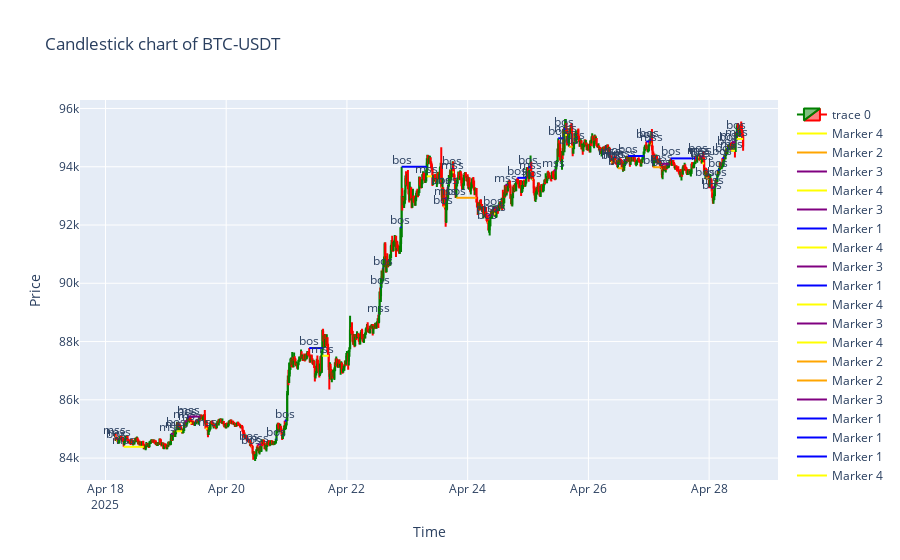

Write notebook code for a chart like this one.
### Code cell
btc_indicate.plot(["kl"], bos_mss_data=bos_mss_arr)

### Figure 1 — Plotly figure (JSON) as saved in the notebook; plotly's stock layout.template omitted (floating-point values rounded to 4 significant figures; data arrays with more than 128 entries replaced by an {"elided": "..."} marker saying what was removed)
{"data": [{"close": {"elided": "1000 float values"}, "decreasing": {"line": {"color": "red"}}, "high": {"elided": "1000 float values"}, "increasing": {"line": {"color": "green"}}, "low": {"elided": "1000 float values"}, "open": {"elided": "1000 float values"}, "type": "candlestick", "x": {"elided": "1000 str values"}}, {"line": {"color": "yellow", "width": 2}, "mode": "lines+text", "name": "Marker 4", "text": ["mss"], "textposition": "top center", "type": "scatter", "x": ["2025-04-18T03:45:00", "2025-04-18T04:00:00"], "y": [84740.0, 84740.0]}, {"line": {"color": "orange", "width": 2}, "mode": "lines+text", "name": "Marker 2", "text": ["bos"], "textposition": "top center", "type": "scatter", "x": ["2025-04-18T04:15:00", "2025-04-18T05:00:00"], "y": [84586, 84586]}, {"line": {"color": "purple", "width": 2}, "mode": "lines+text", "name": "Marker 3", "text": ["mss"], "textposition": "top center", "type": "scatter", "x": ["2025-04-18T05:30:00", "2025-04-18T05:45:00"], "y": [84650.0, 84650.0]}, {"line": {"color": "yellow", "width": 2}, "mode": "lines+text", "name": "Marker 4", "text": ["mss"], "textposition": "top center", "type": "scatter", "x": ["2025-04-18T07:15:00", "2025-04-18T15:15:00"], "y": [84390.0, 84390.0]}, {"line": {"color": "purple", "width": 2}, "mode": "lines+text", "name": "Marker 3", "text": ["mss"], "textposition": "top center", "type": "scatter", "x": ["2025-04-19T02:00:00", "2025-04-19T03:00:00"], "y": [84830.0, 84830.0]}, {"line": {"color": "blue", "width": 2}, "mode": "lines+text", "name": "Marker 1", "text": ["bos"], "textposition": "top center", "type": "scatter", "x": ["2025-04-19T04:00:00", "2025-04-19T04:15:00"], "y": [84980.0, 84980.0]}, {"line": {"color": "yellow", "width": 2}, "mode": "lines+text", "name": "Marker 4", "text": ["mss"], "textposition": "top center", "type": "scatter", "x": ["2025-04-19T04:15:00", "2025-04-19T06:30:00"], "y": [84920.0, 84920.0]}, {"line": {"color": "purple", "width": 2}, "mode": "lines+text", "name": "Marker 3", "text": ["mss"], "textposition": "top center", "type": "scatter", "x": ["2025-04-19T07:30:00", "2025-04-19T08:30:00"], "y": [85270.0, 85270.0]}, {"line": {"color": "blue", "width": 2}, "mode": "lines+text", "name": "Marker 1", "text": ["bos"], "textposition": "top center", "type": "scatter", "x": ["2025-04-19T08:30:00", "2025-04-19T09:00:00"], "y": [85380.0, 85380.0]}, {"line": {"color": "yellow", "width": 2}, "mode": "lines+text", "name": "Marker 4", "text": ["mss"], "textposition": "top center", "type": "scatter", "x": ["2025-04-19T09:30:00", "2025-04-19T10:15:00"], "y": [85200.0, 85200.0]}, {"line": {"color": "purple", "width": 2}, "mode": "lines+text", "name": "Marker 3", "text": ["mss"], "textposition": "top center", "type": "scatter", "x": ["2025-04-19T09:00:00", "2025-04-19T13:45:00"], "y": [85430.0, 85430.0]}, {"line": {"color": "yellow", "width": 2}, "mode": "lines+text", "name": "Marker 4", "text": ["mss"], "textposition": "top center", "type": "scatter", "x": ["2025-04-19T15:45:00", "2025-04-19T16:30:00"], "y": [85011, 85011]}, {"line": {"color": "orange", "width": 2}, "mode": "lines+text", "name": "Marker 2", "text": ["bos"], "textposition": "top center", "type": "scatter", "x": ["2025-04-20T09:00:00", "2025-04-20T09:30:00"], "y": [84530.0, 84530.0]}, {"line": {"color": "orange", "width": 2}, "mode": "lines+text", "name": "Marker 2", "text": ["bos"], "textposition": "top center", "type": "scatter", "x": ["2025-04-20T10:00:00", "2025-04-20T10:15:00"], "y": [84390.0, 84390.0]}, {"line": {"color": "purple", "width": 2}, "mode": "lines+text", "name": "Marker 3", "text": ["mss"], "textposition": "top center", "type": "scatter", "x": ["2025-04-20T12:30:00", "2025-04-20T14:00:00"], "y": [84466, 84466]}, {"line": {"color": "blue", "width": 2}, "mode": "lines+text", "name": "Marker 1", "text": ["bos"], "textposition": "top center", "type": "scatter", "x": ["2025-04-20T19:45:00", "2025-04-20T20:00:00"], "y": [84660.0, 84660.0]}, {"line": {"color": "blue", "width": 2}, "mode": "lines+text", "name": "Marker 1", "text": ["bos"], "textposition": "top center", "type": "scatter", "x": ["2025-04-20T23:15:00", "2025-04-21T00:00:00"], "y": [85280.0, 85280.0]}, {"line": {"color": "blue", "width": 2}, "mode": "lines+text", "name": "Marker 1", "text": ["bos"], "textposition": "top center", "type": "scatter", "x": ["2025-04-21T09:00:00", "2025-04-21T14:15:00"], "y": [87780.0, 87780.0]}, {"line": {"color": "yellow", "width": 2}, "mode": "lines+text", "name": "Marker 4", "text": ["mss"], "textposition": "top center", "type": "scatter", "x": ["2025-04-21T14:15:00", "2025-04-21T16:45:00"], "y": [87510.0, 87510.0]}, {"line": {"color": "purple", "width": 2}, "mode": "lines+text", "name": "Marker 3", "text": ["mss"], "textposition": "top center", "type": "scatter", "x": ["2025-04-22T12:30:00", "2025-04-22T12:45:00"], "y": [88920.0, 88920.0]}, {"line": {"color": "blue", "width": 2}, "mode": "lines+text", "name": "Marker 1", "text": ["bos"], "textposition": "top center", "type": "scatter", "x": ["2025-04-22T13:15:00", "2025-04-22T13:30:00"], "y": [89860.0, 89860.0]}, {"line": {"color": "blue", "width": 2}, "mode": "lines+text", "name": "Marker 1", "text": ["bos"], "textposition": "top center", "type": "scatter", "x": ["2025-04-22T14:15:00", "2025-04-22T14:30:00"], "y": [90510.0, 90510.0]}, {"line": {"color": "blue", "width": 2}, "mode": "lines+text", "name": "Marker 1", "text": ["bos"], "textposition": "top center", "type": "scatter", "x": ["2025-04-22T21:15:00", "2025-04-22T21:45:00"], "y": [91920.0, 91920.0]}, {"line": {"color": "blue", "width": 2}, "mode": "lines+text", "name": "Marker 1", "text": ["bos"], "textposition": "top center", "type": "scatter", "x": ["2025-04-22T21:45:00", "2025-04-23T07:45:00"], "y": [94000.0, 94000.0]}, {"line": {"color": "yellow", "width": 2}, "mode": "lines+text", "name": "Marker 4", "text": ["mss"], "textposition": "top center", "type": "scatter", "x": ["2025-04-23T07:45:00", "2025-04-23T10:00:00"], "y": [93670.0, 93670.0]}, {"line": {"color": "orange", "width": 2}, "mode": "lines+text", "name": "Marker 2", "text": ["bos"], "textposition": "top center", "type": "scatter", "x": ["2025-04-23T13:30:00", "2025-04-23T13:45:00"], "y": [93290.0, 93290.0]}, {"line": {"color": "orange", "width": 2}, "mode": "lines+text", "name": "Marker 2", "text": ["bos"], "textposition": "top center", "type": "scatter", "x": ["2025-04-23T14:15:00", "2025-04-23T15:00:00"], "y": [92630.0, 92630.0]}, {"line": {"color": "purple", "width": 2}, "mode": "lines+text", "name": "Marker 3", "text": ["mss"], "textposition": "top center", "type": "scatter", "x": ["2025-04-23T15:00:00", "2025-04-23T15:45:00"], "y": [92920.0, 92920.0]}, {"line": {"color": "blue", "width": 2}, "mode": "lines+text", "name": "Marker 1", "text": ["bos"], "textposition": "top center", "type": "scatter", "x": ["2025-04-23T16:00:00", "2025-04-23T16:15:00"], "y": [93290.0, 93290.0]}, {"line": {"color": "blue", "width": 2}, "mode": "lines+text", "name": "Marker 1", "text": ["bos"], "textposition": "top center", "type": "scatter", "x": ["2025-04-23T17:45:00", "2025-04-23T18:00:00"], "y": [93950.0, 93950.0]}, {"line": {"color": "yellow", "width": 2}, "mode": "lines+text", "name": "Marker 4", "text": ["mss"], "textposition": "top center", "type": "scatter", "x": ["2025-04-23T18:00:00", "2025-04-23T18:30:00"], "y": [93810.0, 93810.0]}, {"line": {"color": "orange", "width": 2}, "mode": "lines+text", "name": "Marker 2", "text": ["bos"], "textposition": "top center", "type": "scatter", "x": ["2025-04-23T19:30:00", "2025-04-24T03:30:00"], "y": [92930.0, 92930.0]}, {"line": {"color": "orange", "width": 2}, "mode": "lines+text", "name": "Marker 2", "text": ["bos"], "textposition": "top center", "type": "scatter", "x": ["2025-04-24T07:45:00", "2025-04-24T08:00:00"], "y": [92100.0, 92100.0]}, {"line": {"color": "purple", "width": 2}, "mode": "lines+text", "name": "Marker 3", "text": ["mss"], "textposition": "top center", "type": "scatter", "x": ["2025-04-24T08:00:00", "2025-04-24T09:15:00"], "y": [92330.0, 92330.0]}, {"line": {"color": "blue", "width": 2}, "mode": "lines+text", "name": "Marker 1", "text": ["bos"], "textposition": "top center", "type": "scatter", "x": ["2025-04-24T10:15:00", "2025-04-24T10:30:00"], "y": [92580.0, 92580.0]}, {"line": {"color": "yellow", "width": 2}, "mode": "lines+text", "name": "Marker 4", "text": ["mss"], "textposition": "top center", "type": "scatter", "x": ["2025-04-24T10:30:00", "2025-04-24T11:00:00"], "y": [92390.0, 92390.0]}, {"line": {"color": "purple", "width": 2}, "mode": "lines+text", "name": "Marker 3", "text": ["mss"], "textposition": "top center", "type": "scatter", "x": ["2025-04-24T15:00:00", "2025-04-24T16:00:00"], "y": [93380.0, 93380.0]}, {"line": {"color": "blue", "width": 2}, "mode": "lines+text", "name": "Marker 1", "text": ["bos"], "textposition": "top center", "type": "scatter", "x": ["2025-04-24T19:45:00", "2025-04-24T23:15:00"], "y": [93619, 93619]}, {"line": {"color": "blue", "width": 2}, "mode": "lines+text", "name": "Marker 1", "text": ["bos"], "textposition": "top center", "type": "scatter", "x": ["2025-04-25T00:00:00", "2025-04-25T01:00:00"], "y": [93990.0, 93990.0]}, {"line": {"color": "yellow", "width": 2}, "mode": "lines+text", "name": "Marker 4", "text": ["mss"], "textposition": "top center", "type": "scatter", "x": ["2025-04-25T01:00:00", "2025-04-25T01:15:00"], "y": [93820.0, 93820.0]}, {"line": {"color": "orange", "width": 2}, "mode": "lines+text", "name": "Marker 2", "text": ["bos"], "textposition": "top center", "type": "scatter", "x": ["2025-04-25T01:30:00", "2025-04-25T02:00:00"], "y": [93560.0, 93560.0]}, {"line": {"color": "purple", "width": 2}, "mode": "lines+text", "name": "Marker 3", "text": ["mss"], "textposition": "top center", "type": "scatter", "x": ["2025-04-25T10:15:00", "2025-04-25T11:00:00"], "y": [93880.0, 93880.0]}, {"line": {"color": "blue", "width": 2}, "mode": "lines+text", "name": "Marker 1", "text": ["bos"], "textposition": "top center", "type": "scatter", "x": ["2025-04-25T12:00:00", "2025-04-25T14:00:00"], "y": [94980.0, 94980.0]}, {"line": {"color": "blue", "width": 2}, "mode": "lines+text", "name": "Marker 1", "text": ["bos"], "textposition": "top center", "type": "scatter", "x": ["2025-04-25T14:15:00", "2025-04-25T14:45:00"], "y": [95300.0, 95300.0]}, {"line": {"color": "yellow", "width": 2}, "mode": "lines+text", "name": "Marker 4", "text": ["mss"], "textposition": "top center", "type": "scatter", "x": ["2025-04-25T14:45:00", "2025-04-25T15:30:00"], "y": [95090.0, 95090.0]}, {"line": {"color": "orange", "width": 2}, "mode": "lines+text", "name": "Marker 2", "text": ["bos"], "textposition": "top center", "type": "scatter", "x": ["2025-04-25T16:15:00", "2025-04-25T17:45:00"], "y": [94680.0, 94680.0]}, {"line": {"color": "purple", "width": 2}, "mode": "lines+text", "name": "Marker 3", "text": ["mss"], "textposition": "top center", "type": "scatter", "x": ["2025-04-25T18:15:00", "2025-04-25T18:30:00"], "y": [94850.0, 94850.0]}, {"line": {"color": "yellow", "width": 2}, "mode": "lines+text", "name": "Marker 4", "text": ["mss"], "textposition": "top center", "type": "scatter", "x": ["2025-04-26T08:30:00", "2025-04-26T08:45:00"], "y": [94300.0, 94300.0]}, {"line": {"color": "orange", "width": 2}, "mode": "lines+text", "name": "Marker 2", "text": ["bos"], "textposition": "top center", "type": "scatter", "x": ["2025-04-26T09:00:00", "2025-04-26T09:30:00"], "y": [94160.0, 94160.0]}, {"line": {"color": "purple", "width": 2}, "mode": "lines+text", "name": "Marker 3", "text": ["mss"], "textposition": "top center", "type": "scatter", "x": ["2025-04-26T09:30:00", "2025-04-26T09:45:00"], "y": [94210.0, 94210.0]}, {"line": {"color": "blue", "width": 2}, "mode": "lines+text", "name": "Marker 1", "text": ["bos"], "textposition": "top center", "type": "scatter", "x": ["2025-04-26T10:15:00", "2025-04-26T10:30:00"], "y": [94330.0, 94330.0]}, {"line": {"color": "yellow", "width": 2}, "mode": "lines+text", "name": "Marker 4", "text": ["mss"], "textposition": "top center", "type": "scatter", "x": ["2025-04-26T10:30:00", "2025-04-26T10:45:00"], "y": [94190.0, 94190.0]}, {"line": {"color": "orange", "width": 2}, "mode": "lines+text", "name": "Marker 2", "text": ["bos"], "textposition": "top center", "type": "scatter", "x": ["2025-04-26T11:45:00", "2025-04-26T13:30:00"], "y": [93950.0, 93950.0]}, {"line": {"color": "purple", "width": 2}, "mode": "lines+text", "name": "Marker 3", "text": ["mss"], "textposition": "top center", "type": "scatter", "x": ["2025-04-26T14:30:00", "2025-04-26T15:00:00"], "y": [94230.0, 94230.0]}, {"line": {"color": "blue", "width": 2}, "mode": "lines+text", "name": "Marker 1", "text": ["bos"], "textposition": "top center", "type": "scatter", "x": ["2025-04-26T15:45:00", "2025-04-26T22:00:00"], "y": [94370.0, 94370.0]}, {"line": {"color": "blue", "width": 2}, "mode": "lines+text", "name": "Marker 1", "text": ["bos"], "textposition": "top center", "type": "scatter", "x": ["2025-04-26T23:00:00", "2025-04-27T00:15:00"], "y": [94870.0, 94870.0]}, {"line": {"color": "blue", "width": 2}, "mode": "lines+text", "name": "Marker 1", "text": ["bos"], "textposition": "top center", "type": "scatter", "x": ["2025-04-27T00:15:00", "2025-04-27T01:00:00"], "y": [94930, 94930]}, {"line": {"color": "yellow", "width": 2}, "mode": "lines+text", "name": "Marker 4", "text": ["mss"], "textposition": "top center", "type": "scatter", "x": ["2025-04-27T01:00:00", "2025-04-27T01:15:00"], "y": [94790.0, 94790.0]}, {"line": {"color": "orange", "width": 2}, "mode": "lines+text", "name": "Marker 2", "text": ["bos"], "textposition": "top center", "type": "scatter", "x": ["2025-04-27T01:45:00", "2025-04-27T04:45:00"], "y": [93980.0, 93980.0]}, {"line": {"color": "orange", "width": 2}, "mode": "lines+text", "name": "Marker 2", "text": ["bos"], "textposition": "top center", "type": "scatter", "x": ["2025-04-27T05:00:00", "2025-04-27T05:15:00"], "y": [93930.0, 93930.0]}, {"line": {"color": "purple", "width": 2}, "mode": "lines+text", "name": "Marker 3", "text": ["mss"], "textposition": "top center", "type": "scatter", "x": ["2025-04-27T05:15:00", "2025-04-27T08:00:00"], "y": [94101, 94101]}, {"line": {"color": "blue", "width": 2}, "mode": "lines+text", "name": "Marker 1", "text": ["bos"], "textposition": "top center", "type": "scatter", "x": ["2025-04-27T08:45:00", "2025-04-27T18:30:00"], "y": [94287, 94287]}, {"line": {"color": "blue", "width": 2}, "mode": "lines+text", "name": "Marker 1", "text": ["bos"], "textposition": "top center", "type": "scatter", "x": ["2025-04-27T19:30:00", "2025-04-27T19:45:00"], "y": [94390.0, 94390.0]}, {"line": {"color": "yellow", "width": 2}, "mode": "lines+text", "name": "Marker 4", "text": ["mss"], "textposition": "top center", "type": "scatter", "x": ["2025-04-27T19:45:00", "2025-04-27T20:00:00"], "y": [94325, 94325]}, {"line": {"color": "orange", "width": 2}, "mode": "lines+text", "name": "Marker 2", "text": ["bos"], "textposition": "top center", "type": "scatter", "x": ["2025-04-27T20:15:00", "2025-04-27T20:45:00"], "y": [94220.0, 94220.0]}, {"line": {"color": "purple", "width": 2}, "mode": "lines+text", "name": "Marker 3", "text": ["mss"], "textposition": "top center", "type": "scatter", "x": ["2025-04-27T20:45:00", "2025-04-27T21:30:00"], "y": [94350.0, 94350.0]}, {"line": {"color": "yellow", "width": 2}, "mode": "lines+text", "name": "Marker 4", "text": ["mss"], "textposition": "top center", "type": "scatter", "x": ["2025-04-27T21:15:00", "2025-04-27T22:00:00"], "y": [94115, 94115]}, {"line": {"color": "orange", "width": 2}, "mode": "lines+text", "name": "Marker 2", "text": ["bos"], "textposition": "top center", "type": "scatter", "x": ["2025-04-27T22:30:00", "2025-04-28T00:00:00"], "y": [93590.0, 93590.0]}, {"line": {"color": "orange", "width": 2}, "mode": "lines+text", "name": "Marker 2", "text": ["bos"], "textposition": "top center", "type": "scatter", "x": ["2025-04-28T01:00:00", "2025-04-28T01:15:00"], "y": [93150.0, 93150.0]}, {"line": {"color": "purple", "width": 2}, "mode": "lines+text", "name": "Marker 3", "text": ["mss"], "textposition": "top center", "type": "scatter", "x": ["2025-04-28T01:15:00", "2025-04-28T02:15:00"], "y": [93300.0, 93300.0]}, {"line": {"color": "blue", "width": 2}, "mode": "lines+text", "name": "Marker 1", "text": ["bos"], "textposition": "top center", "type": "scatter", "x": ["2025-04-28T03:00:00", "2025-04-28T03:15:00"], "y": [93590.0, 93590.0]}, {"line": {"color": "blue", "width": 2}, "mode": "lines+text", "name": "Marker 1", "text": ["bos"], "textposition": "top center", "type": "scatter", "x": ["2025-04-28T03:30:00", "2025-04-28T04:00:00"], "y": [93900.0, 93900.0]}, {"line": {"color": "blue", "width": 2}, "mode": "lines+text", "name": "Marker 1", "text": ["bos"], "textposition": "top center", "type": "scatter", "x": ["2025-04-28T05:15:00", "2025-04-28T06:00:00"], "y": [94300.0, 94300.0]}, {"line": {"color": "blue", "width": 2}, "mode": "lines+text", "name": "Marker 1", "text": ["bos"], "textposition": "top center", "type": "scatter", "x": ["2025-04-28T06:15:00", "2025-04-28T06:30:00"], "y": [94400.0, 94400.0]}, {"line": {"color": "blue", "width": 2}, "mode": "lines+text", "name": "Marker 1", "text": ["bos"], "textposition": "top center", "type": "scatter", "x": ["2025-04-28T07:15:00", "2025-04-28T07:30:00"], "y": [94640.0, 94640.0]}, {"line": {"color": "blue", "width": 2}, "mode": "lines+text", "name": "Marker 1", "text": ["bos"], "textposition": "top center", "type": "scatter", "x": ["2025-04-28T08:00:00", "2025-04-28T08:15:00"], "y": [94770.0, 94770.0]}, {"line": {"color": "yellow", "width": 2}, "mode": "lines+text", "name": "Marker 4", "text": ["mss"], "textposition": "top center", "type": "scatter", "x": ["2025-04-28T08:45:00", "2025-04-28T10:15:00"], "y": [94550.0, 94550.0]}, {"line": {"color": "purple", "width": 2}, "mode": "lines+text", "name": "Marker 3", "text": ["mss"], "textposition": "top center", "type": "scatter", "x": ["2025-04-28T09:00:00", "2025-04-28T10:30:00"], "y": [94850.0, 94850.0]}, {"line": {"color": "blue", "width": 2}, "mode": "lines+text", "name": "Marker 1", "text": ["bos"], "textposition": "top center", "type": "scatter", "x": ["2025-04-28T10:45:00", "2025-04-28T11:00:00"], "y": [95182, 95182]}, {"line": {"color": "yellow", "width": 2}, "mode": "lines+text", "name": "Marker 4", "text": ["mss"], "textposition": "top center", "type": "scatter", "x": ["2025-04-28T11:00:00", "2025-04-28T13:30:00"], "y": [94960.0, 94960.0]}], "layout": {"title": {"text": "Candlestick chart of BTC-USDT"}, "xaxis": {"rangeslider": {"visible": false}, "title": {"text": "Time"}}, "yaxis": {"title": {"text": "Price"}}}}
